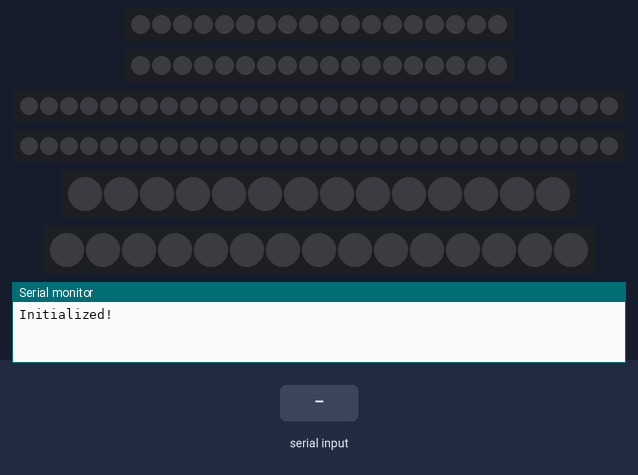
This sketch was run on a simulated Arduino Uno, built with avr-gcc and run on an emulated ATmega328P. Parts: 2 × 18 RGB LEDs in strip order, left to right, 2 × 30 RGB LEDs in strip order, left to right, 14 RGB LEDs in strip order, left to right, 15 RGB LEDs in strip order, left to right, the last lines printed to the serial monitor. The inputs (shaded band) are chosen by the test bench. Dim RGB values are drawn brighter than linear.

Above: at 1.2 s.
1.3 s: "P" received over Serial
At 2.11 s:
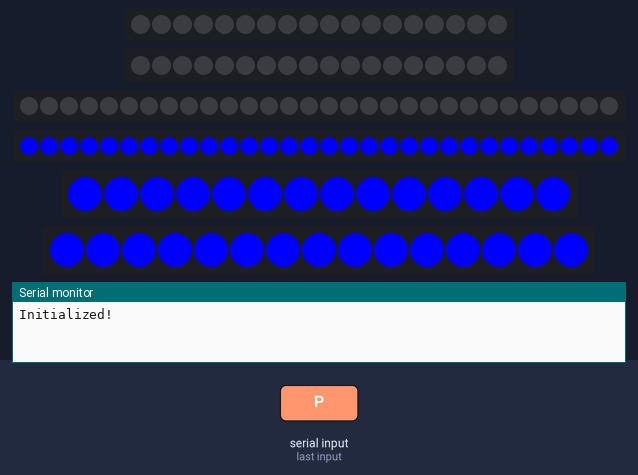
3.7 s: "I" received over Serial
At 5.9 s:
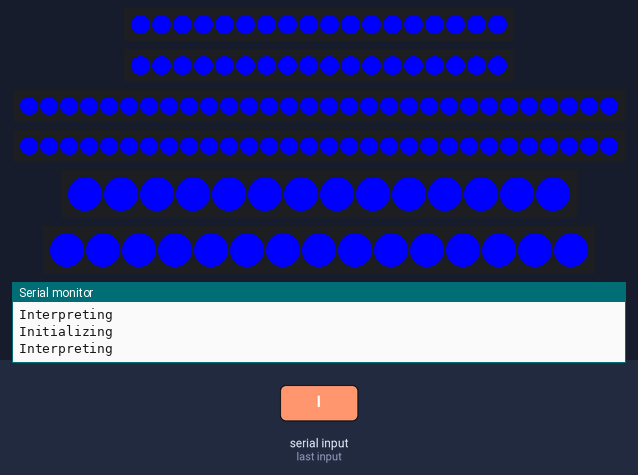
6.4 s: "W" received over Serial
At 7.7 s:
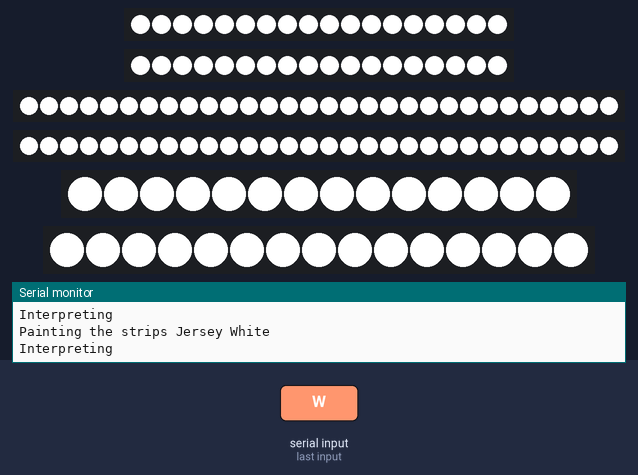
8.0 s: "R" received over Serial
At 8.35 s:
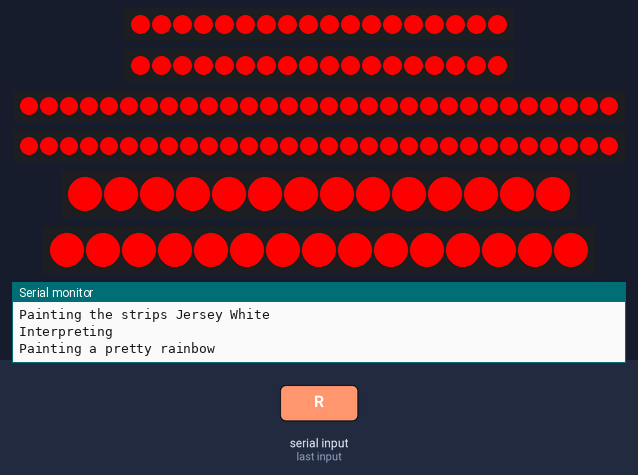
11.0 s: "O" received over Serial
At 11.58 s:
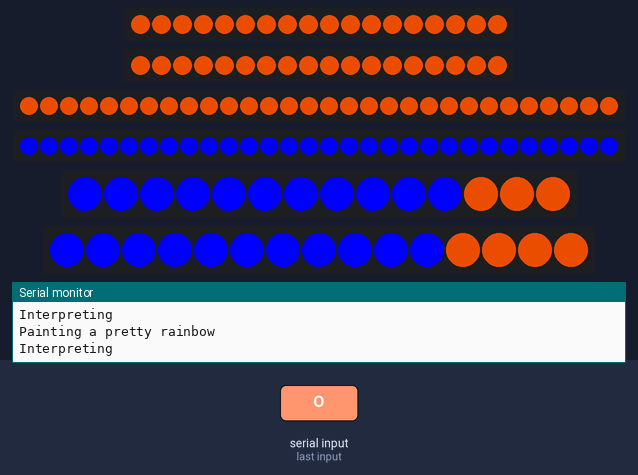
17.0 s: "I" received over Serial
At 17.73 s:
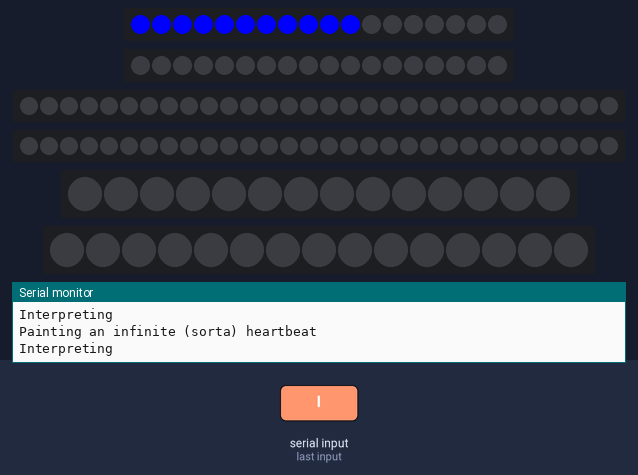
Timing chart, 0 to 20.0 s (numbered marks = the images above; inputs shaded):
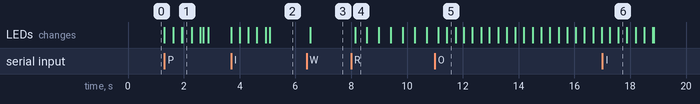

Measured:
- after the input at 1.3 s, the LEDs: first change at once (image 1 shows a later state)
- after the input at 3.7 s, the LEDs: first change at once (image 2 shows a later state)
- after the input at 6.4 s, the LEDs: change after 0.14 s (image 3)
- after the input at 8.0 s, the LEDs: change after 0.14 s (image 4)
- after the input at 11.0 s, the LEDs: first differ from a run without the input after 0.43 s (image 5)
- after the input at 17.0 s, the LEDs: first differ from a run without the input after 0.58 s (image 6)

The sketch:

Arduino_LED_Strip_Best_Serial_Interpret_Code_Ever.ino
```cpp
#include <Adafruit_NeoPixel.h>

//pinouts for lanes
#define LANE_ONE     3  //F1
#define LANE_TWO     5  //F2
#define LANE_THREE   6  //CNT

#define LANE_FOUR    9  //BOT
#define LANE_FIVE    10 //B1
#define LANE_SIX     11 //B2

#define PIXEL_COUNT        15 //for temp obj

#define PIXEL_COUNT_ONE    18
#define PIXEL_COUNT_TWO    18
#define PIXEL_COUNT_THREE  30

#define PIXEL_COUNT_FOUR   30
#define PIXEL_COUNT_FIVE   14
#define PIXEL_COUNT_SIX    15

Adafruit_NeoPixel Lane1 = Adafruit_NeoPixel(PIXEL_COUNT_ONE, LANE_ONE, NEO_GRB + NEO_KHZ800);
Adafruit_NeoPixel Lane2 = Adafruit_NeoPixel(PIXEL_COUNT_TWO, LANE_TWO, NEO_GRB + NEO_KHZ800);
Adafruit_NeoPixel Lane3 = Adafruit_NeoPixel(PIXEL_COUNT_THREE, LANE_THREE, NEO_GRB + NEO_KHZ800);

Adafruit_NeoPixel Lane4 = Adafruit_NeoPixel(PIXEL_COUNT_FOUR, LANE_FOUR, NEO_GRB + NEO_KHZ800);
Adafruit_NeoPixel Lane5 = Adafruit_NeoPixel(PIXEL_COUNT_FIVE, LANE_FIVE, NEO_GRB + NEO_KHZ800);
Adafruit_NeoPixel Lane6 = Adafruit_NeoPixel(PIXEL_COUNT_SIX, LANE_SIX, NEO_GRB + NEO_KHZ800);

bool checkInit = true;
byte val;

/*
 * Possible new ideas to test on strips
 *
 * Breathing/Blood(lines):
 * Strips light up from the center of back and spread out through the strips in a U shape
 * Derivatives: Rainbow blood, Blue blood, Alliance specific blood
 *
 */

void setup() {
  Serial.begin(9600);
  Lane1.begin(); Lane2.begin(); Lane3.begin();
  Lane4.begin(); Lane5.begin(); Lane6.begin();
  Lane1.show();  Lane2.show();  Lane3.show();
  Lane4.show();  Lane5.show();  Lane6.show();
  Serial.println("Initialized!");
}

void loop() {
  if (Serial.available() > 0)
  {
  interpret((char)Serial.read());
  Serial.println("Interpreting");
  }
}

void interpret(char x)
{
  switch(x)
  {
    case 'I':
    initToColorFade(Lane1.Color(0, 0, 255), 10);
    Serial.println("Initializing");
      break;
    case 'P':
    bleedBlue(Lane1.Color(0, 0, 255), 20 , false);
    Serial.println("Painting a heartbeat");
      break;
    case 'O':
    bleedBlue(Lane1.Color(0, 0, 255), 10 , true);
    Serial.println("Painting an infinite (sorta) heartbeat");
      break;
    case 'B':
    ColorAll(Lane1.Color(0, 0, 255));
    Serial.println("Painting the strips Phthalo Blue");
      break;
    case 'W':
    ColorAll(Lane1.Color(255, 255, 255));
    Serial.println("Painting the strips Jersey White");
      break;
    case 'R':
    Serial.println("Painting a pretty rainbow");
    for (int x = 0;  x < 255; x++)
    {
      ColorAllWithWait(Wheel(x), 5);
      if (Serial.available() > 0){
      break;
      }
    }
      break;
  }
}

// Initialises all strip lanes to pixel color using the fade methods
// Used when bot is turned on.
void initToColorFade(uint32_t c, uint8_t wait) { //C is color for all strips, wait is, well, wait time in ms for all strips.
  laneOneColorWipe(c, wait); laneTwoColorWipe(c, wait); laneThreeColorWipe(c, wait);
  laneFourColorWipe(c, wait); laneFiveColorWipe(c, wait); laneSixColorWipe(c, wait);
}

//Self-explanatory, does not use fade methods
void ColorAll(uint32_t c) { //C is color for all strips
  laneOneColor(c); laneTwoColor(c); laneThreeColor(c);
  laneFourColor(c); laneFiveColor(c); laneSixColor(c);
}

//Colors all strips with added wait to supply rainbow or rainbow-esque method
void ColorAllWithWait(uint32_t c, uint8_t t) { //C is color for all strips, t is time
  laneOneColor(c); laneTwoColor(c); laneThreeColor(c);
  laneFourColor(c); laneFiveColor(c); laneSixColor(c);
  delay(t);
}

//Lane One Color Uniform
void laneOneColor(uint32_t c) { //C is color
  for (uint16_t i = 0; i < Lane1.numPixels(); i++) {Lane1.setPixelColor(i, c); Lane1.show();}}

//Lane Two Color Uniform
void laneTwoColor(uint32_t c) { //C is color
  for (uint16_t i = 0; i < Lane2.numPixels(); i++) {Lane2.setPixelColor(i, c); Lane2.show();}}

//Lane Three Color Uniform
void laneThreeColor(uint32_t c) { //C is color
  for (uint16_t i = 0; i < Lane3.numPixels(); i++) {Lane3.setPixelColor(i, c); Lane3.show();}}

//Lane Four Color Uniform
void laneFourColor(uint32_t c) { //C is color
  for (uint16_t i = 0; i < Lane4.numPixels(); i++) {Lane4.setPixelColor(i, c); Lane4.show();}}

//Lane Five Color Uniform
void laneFiveColor(uint32_t c) { //C is color
  for (uint16_t i = 0; i < Lane5.numPixels(); i++) {Lane5.setPixelColor(i, c); Lane5.show();}}

//Lane Six Color Uniform
void laneSixColor(uint32_t c) { //C is color
  for (uint16_t i = 0; i < Lane6.numPixels(); i++) {Lane6.setPixelColor(i, c); Lane6.show();}}


//Lane One Fade Color
void laneOneColorWipe(uint32_t c, uint8_t wait) { //C is color, wait is, well, wait time in ms.
  for (uint16_t i = 0; i < Lane1.numPixels(); i++) {Lane1.setPixelColor(i, c); Lane1.show(); delay(wait);}}

//Lane Two Fade Color
void laneTwoColorWipe(uint32_t c, uint8_t wait) { //C is color, wait is, well, wait time in ms.
  for (uint16_t i = 0; i < Lane2.numPixels(); i++) {Lane2.setPixelColor(i, c); Lane2.show(); delay(wait);}}

//Lane Three Fade Color
void laneThreeColorWipe(uint32_t c, uint8_t wait) { //C is color, wait is, well, wait time in ms.
  for (uint16_t i = 0; i < Lane3.numPixels(); i++) {Lane3.setPixelColor(i, c); Lane3.show(); delay(wait);}}

//Lane Four Fade Color
void laneFourColorWipe(uint32_t c, uint8_t wait) { //C is color, wait is, well, wait time in ms.
  for (uint16_t i = 0; i < Lane4.numPixels(); i++) {Lane4.setPixelColor(i, c); Lane4.show(); delay(wait);}}

//Lane Five Fade Color
void laneFiveColorWipe(uint32_t c, uint8_t wait) { //C is color, wait is, well, wait time in ms.
  for (uint16_t i = 0; i < Lane5.numPixels(); i++) {Lane5.setPixelColor(i, c); Lane5.show(); delay(wait);}}

//Lane Six Fade Color
void laneSixColorWipe(uint32_t c, uint8_t wait) { //C is color, wait is, well, wait time in ms.
  for (uint16_t i = 0; i < Lane6.numPixels(); i++) {Lane6.setPixelColor(i, c); Lane6.show(); delay(wait);}}

// Used for bleedBlue
void laneFourPulse(uint32_t c, uint8_t wait)
{
  int left  = 0;
  int right = 0;
  for (int i = Lane4.numPixels() / 2; i > 0; i--)
  {
    left  = i - 1;
    right = Lane4.numPixels() + (i *-1);
    Lane4.setPixelColor(left,  c);
    Lane4.setPixelColor(right, c);
    Lane4.show();
    delay(wait);
  }
}

// Used for bleedBlue
void laneFiveSixPulse(uint32_t c, uint8_t wait)
{
  for (uint16_t i = 0; i < Lane6.numPixels(); i++)
  {
   Lane5.setPixelColor(i, c); Lane6.setPixelColor(i, c);
   Lane5.show();              Lane6.show();
   delay(wait);
  }
}

// Used for bleedBlue
void laneThreePulse(uint32_t c, uint8_t wait)
{
  int left  = 0;
  int right = 0;
  for (int i = Lane3.numPixels() / 2; i > 0; i--)
  {
    left  = i - 1;
    right = Lane3.numPixels() + (i *-1);
    Lane3.setPixelColor(left,  c);
    Lane3.setPixelColor(right, c);
    Lane3.show();
    delay(wait);
  }
}

// Used for bleedBlue
void laneOneTwoPulse(uint32_t c, uint8_t wait)
{
  for (uint16_t i = 0; i < Lane1.numPixels(); i++)
  {
   Lane1.setPixelColor(i, c); Lane2.setPixelColor(i, c);
   Lane1.show();              Lane2.show();
   delay(wait);
  }
}

//Strips light up from the center of back and spread out through the strips in a U shape
void bleedBlue(uint32_t c, uint8_t wait, bool recursive)
{
  laneFourPulse(c,wait);
  delay(wait);
  laneFiveSixPulse(c,wait);
  delay(wait);
  laneThreePulse(c,wait);
  delay(wait);
  laneOneTwoPulse(c,wait);
  delay(wait);
  ColorAll(Lane1.Color(0,0,0));
  if (recursive){
  if (!Serial.available() > 0)
  {
  bleedBlue(c,wait,recursive);
  }
  }
}

// Input a value 0 to 255 to get a color value.
// The colours are a transition in the sequence: red - green - blue - back to red.
// Requires a pixel number
uint32_t Wheel(byte WheelPos) {
  int LANE_TEMP = 2;

  //temp pixel object to return color from
  Adafruit_NeoPixel LaneTemp = Adafruit_NeoPixel(PIXEL_COUNT, LANE_TEMP, NEO_GRB + NEO_KHZ800);

  WheelPos = 255 - WheelPos;
  if (WheelPos < 85) {
    return LaneTemp.Color(255 - WheelPos * 3, 0, WheelPos * 3);
  }
  if (WheelPos < 170) {
    WheelPos -= 85;
    return LaneTemp.Color(0, WheelPos * 3, 255 - WheelPos * 3);
  }
  WheelPos -= 170;
  return LaneTemp.Color(WheelPos * 3, 255 - WheelPos * 3, 0);
}
```
